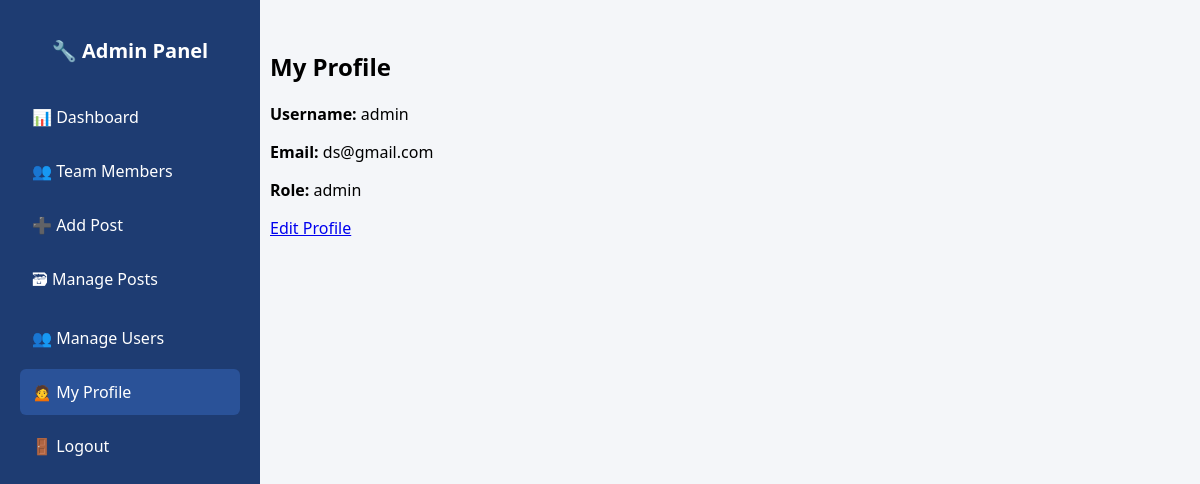
The app's page /scriptcode/admin/my-profile.php (signed in) with its own data.
### tables this page shows
CREATE TABLE `users` (
  `id` int(11) NOT NULL,
  `username` varchar(100) NOT NULL,
  `email` varchar(150) DEFAULT NULL,
  `password` varchar(255) NOT NULL,
  `role` enum('admin','editor','user','viewer') DEFAULT 'user',
  `created_at` timestamp NULL DEFAULT current_timestamp()
);

### scriptcode/admin/my-profile.php (the view, shortened to what this page needs)
<?php
require '../common/db.php';
 $user_id = $_SESSION['user_id'];
$user = $pdo->prepare("SELECT * FROM users WHERE id = ?");
$user->execute([$user_id]);
$data = $user->fetch();
?>
<!DOCTYPE html>
<html lang="en">
<head>
</head>
<body>
<?php include 'sidebar.php'; ?>
<div class="main-content">
<h2>My Profile</h2>
<p><strong>Username:</strong> <?= htmlspecialchars($data['username']) ?></p>
<p><strong>Email:</strong> <?= htmlspecialchars($data['email']) ?></p>
<p><strong>Role:</strong> <?= htmlspecialchars($data['role']) ?></p>
<a href="edit-profile.php">Edit Profile</a>
</div>
</body>
</html>

### scriptcode/admin/my-profile.php (style rules this page uses)
body { margin: 0; font-family: 'Segoe UI', sans-serif; background-color: #f4f6f9; }
.main-content { margin-left: 240px; padding: 30px; }

### records on screen
users: username "admin", email "ds@gmail.com", role "admin"
